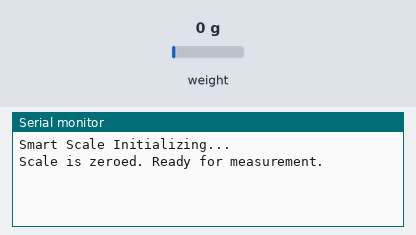
A sketch run on a simulated Arduino Uno, built with avr-gcc and run on an emulated ATmega328P. Parts: the last lines printed to the serial monitor. Inputs (shaded band) come from the test bench; at power-on: weight on the scale 0 g.

Above: at 2.2 s.
2.3 s: weight on the scale set to 100 g
At 4.8 s:
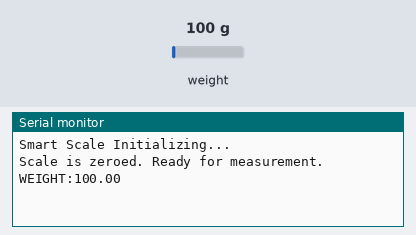
8.7 s: weight on the scale set to 1250 g
At 10.9 s:
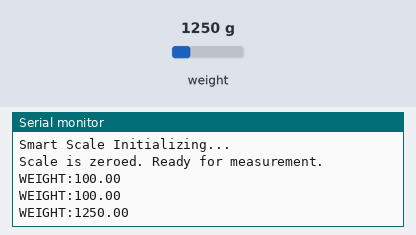

Measured:
- after the input at 2.3 s, the serial monitor: prints a new line after 1.7 s (image 1)
- after the input at 8.7 s, the serial monitor: prints a new line after 1.7 s (image 2)

The sketch:

sketch_nov30a.ino
```cpp
//HX711 Library
#include "HX711.h"

//Pin connections (DT to Digital 2, SCK to Digital 3)
const int LOADCELL_DOUT_PIN = 2;
const int LOADCELL_SCK_PIN = 3;

HX711 scale;

//CALIBRATION FACTOR: This converts raw data to grams.
float CALIBRATION_FACTOR = 445.0;

void setup() {
  Serial.begin(9600);
  Serial.println("Smart Scale Initializing...");

  scale.begin(LOADCELL_DOUT_PIN, LOADCELL_SCK_PIN);

  //Apply the calibration factor
  scale.set_scale(CALIBRATION_FACTOR);

  //Zero the scale
  scale.tare();

  Serial.println("Scale is zeroed. Ready for measurement.");
}

void loop() {
  //averaging to filter noise
  if (scale.is_ready()) {
    float weight = scale.get_units(30);

    Serial.print("WEIGHT:");
    Serial.println(weight);
  }
  //Wait a moment before the next reading
  delay(200);
}
```
